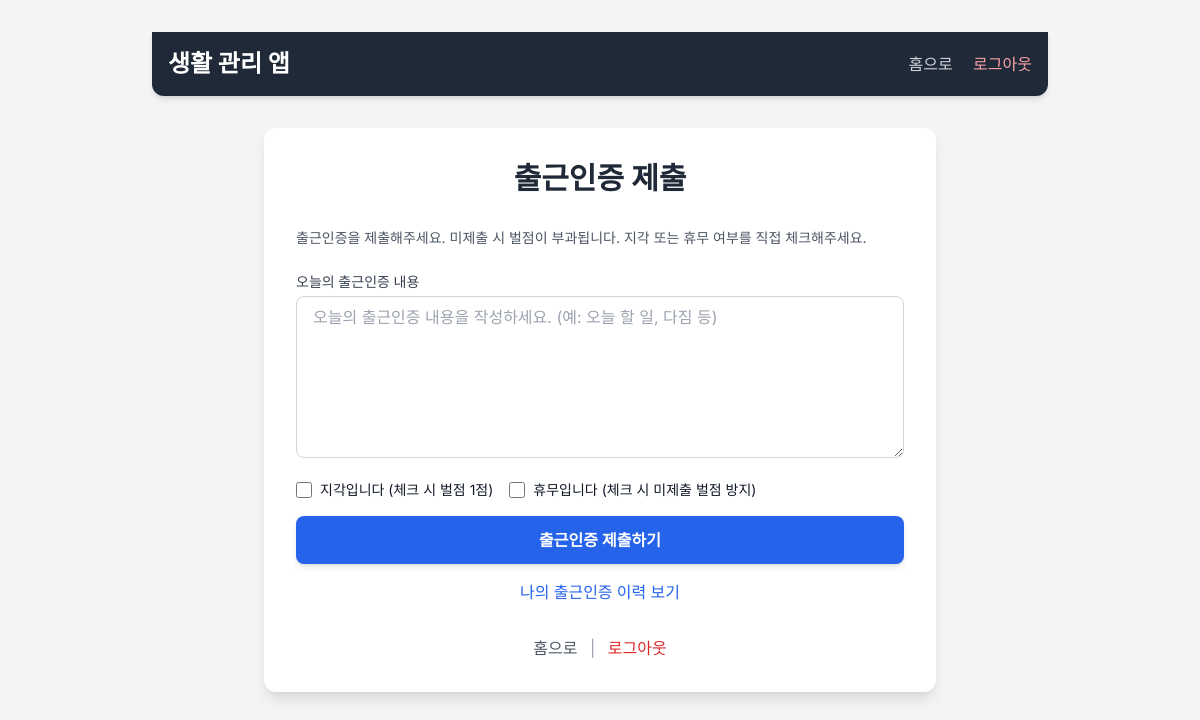
The app's page /commute_auth (signed in), older data.
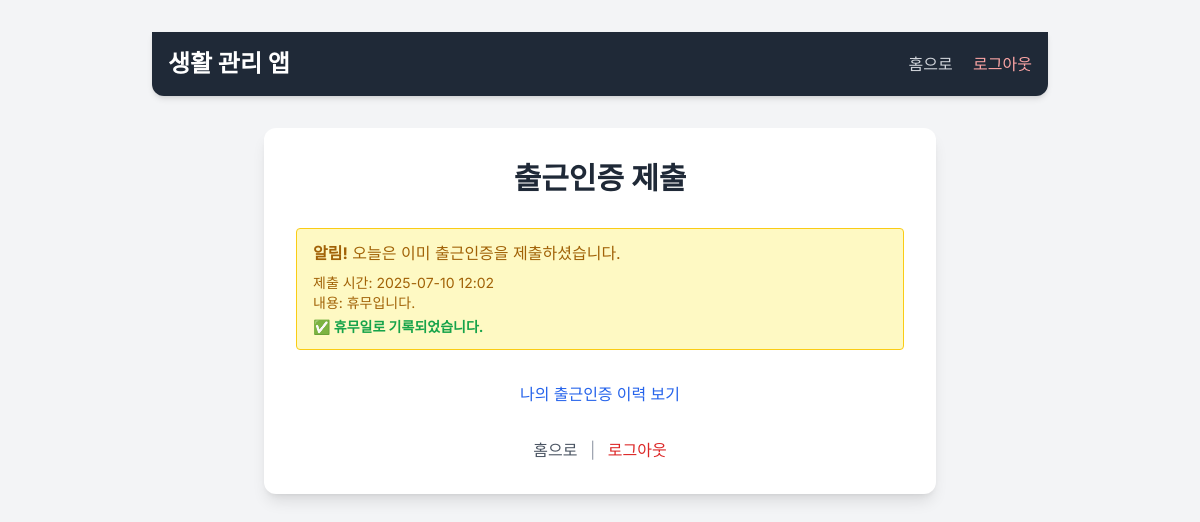
The same page, newer data.
### app.py (models this page shows, shortened)
class CommuteAuthReport(db.Model): # Report -> CommuteAuthReport로 변경
    id = db.Column(db.Integer, primary_key=True)
    user_id = db.Column(db.Integer, db.ForeignKey('user.id'), nullable=False)
    content = db.Column(db.Text, nullable=False)
    timestamp = db.Column(db.DateTime, default=datetime.now, nullable=False)
    is_late = db.Column(db.Boolean, default=False) # 10시 이후 제출 여부 (지각 체크박스에 따라)
    is_holiday = db.Column(db.Boolean, default=False) # 휴무일 여부 추가
    user = db.relationship('User', backref=db.backref('commute_auth_reports', lazy=True))

### app.py (the view, shortened to what this page needs)
@app.route('/commute_auth', methods=['GET', 'POST'])
def commute_auth():
    if 'user_id' not in session or session.get('role') != 'sub':
        flash("출근인증을 제출할 권한이 없습니다.", 'error')
        return redirect(url_for('login'))
    user_id = session['user_id']
    today = datetime.now().date()
    existing_commute_auth = CommuteAuthReport.query.filter(
        CommuteAuthReport.user_id == user_id,
        func.date(CommuteAuthReport.timestamp) == today
    ).first()
    return render_template('commute_auth.html',
                           existing_commute_auth=existing_commute_auth)

### templates/commute_auth.html (shortened to what this page needs)
{% extends "base.html" %}
{% block content %}
<div class="bg-white p-8 rounded-xl shadow-lg w-full max-w-2xl mx-auto">
  <h2 class="text-3xl font-bold text-center text-gray-800 mb-8">출근인증 제출</h2>
  {% if existing_commute_auth %}
    <div class="bg-yellow-100 border border-yellow-400 text-yellow-700 px-4 py-3 rounded relative mb-6" role="alert">
      <strong class="font-bold">알림!</strong>
      <span class="block sm:inline">오늘은 이미 출근인증을 제출하셨습니다.</span>
      <p class="text-sm mt-2">제출 시간: {{ existing_commute_auth.timestamp.strftime('%Y-%m-%d %H:%M') }}</p>
      <p class="text-sm">내용: {{ existing_commute_auth.content }}</p>
      {% if existing_commute_auth.is_late %}
        <p class="text-sm text-red-600 font-bold mt-1">⚠️ 지각으로 제출되었습니다.</p>
      {% elif existing_commute_auth.is_holiday %}
        <p class="text-sm text-green-600 font-bold mt-1">✅ 휴무일로 기록되었습니다.</p>
      {% endif %}
    </div>
    <div class="mt-8 text-center">
      <a href="{{ url_for('commute_auth_history') }}" class="inline-block text-blue-600 hover:underline font-medium">나의 출근인증 이력 보기</a>
    </div>
  {% else %}
    <p class="text-gray-600 text-sm mb-6">출근인증을 제출해주세요. 미제출 시 벌점이 부과됩니다. 지각 또는 휴무 여부를 직접 체크해주세요.</p>
    <form method="post" action="{{ url_for('commute_auth') }}" class="space-y-4">
      <div>
        <label for="commute_auth_content" class="block text-sm font-medium text-gray-700 mb-1">오늘의 출근인증 내용</label>
        <textarea id="commute_auth_content" name="commute_auth_content" rows="6" placeholder="오늘의 출근인증 내용을 작성하세요. (예: 오늘 할 일, 다짐 등)" required
                  class="w-full px-4 py-2 border border-gray-300 rounded-lg focus:outline-none focus:ring-2 focus:ring-blue-500 resize-y"></textarea>
      </div>
      <div class="flex items-center space-x-4">
        <div class="flex items-center">
          <input type="checkbox" id="is_late_checkbox" name="is_late_checkbox"
                 class="h-4 w-4 text-red-600 border-gray-300 rounded focus:ring-red-500">
          <label for="is_late_checkbox" class="ml-2 block text-sm text-gray-900">지각입니다 (체크 시 벌점 1점)</label>
        </div>
        <div class="flex items-center">
          <input type="checkbox" id="is_holiday_checkbox" name="is_holiday_checkbox"
                 class="h-4 w-4 text-green-600 border-gray-300 rounded focus:ring-green-500">
          <label for="is_holiday_checkbox" class="ml-2 block text-sm text-gray-900">휴무입니다 (체크 시 미제출 벌점 방지)</label>
        </div>
      </div>
      <button type="submit"
              class="w-full bg-blue-600 text-white py-3 rounded-lg font-semibold hover:bg-blue-700 transition duration-300 shadow-md">
        출근인증 제출하기
      </button>
    </form>
    <div class="mt-4 text-center">
      <a href="{{ url_for('commute_auth_history') }}" class="inline-block text-blue-600 hover:underline font-medium">나의 출근인증 이력 보기</a>
    </div>
  {% endif %}
  <div class="mt-8 text-center">
    <a href="{{ url_for('home') }}" class="inline-block text-gray-600 hover:underline font-medium">홈으로</a>
    <span class="text-gray-400 mx-2">|</span>
    <a href="{{ url_for('logout') }}" class="inline-block text-red-600 hover:underline font-medium">로그아웃</a>
  </div>
</div>
{% endblock %}

Row changes from the older to the newer data that the page shows:
added CommuteAuthReport: timestamp "2025-07-10 12:02", content "휴무입니다."
Text that changed along with them:
form field is_late_checkbox: "☐" → (not shown)
form field is_holiday_checkbox: "☐" → (not shown)
text no longer shown: "출근인증을 제출해주세요. 미제출 시 벌점이 부과됩니다. 지각 또는 휴무 여부를 직접 체크해주세요. 오늘의 출근인증 내용 지각입니다 (체크 시 벌점 1점) 휴무입니다 (체크 시 미제출 벌점 방지) 출근인증 제출하기"
text now shown: "알림! 오늘은 이미 출근인증을 제출하셨습니다. 제출 시간: 내용: ✅ 휴무일로 기록되었습니다."
